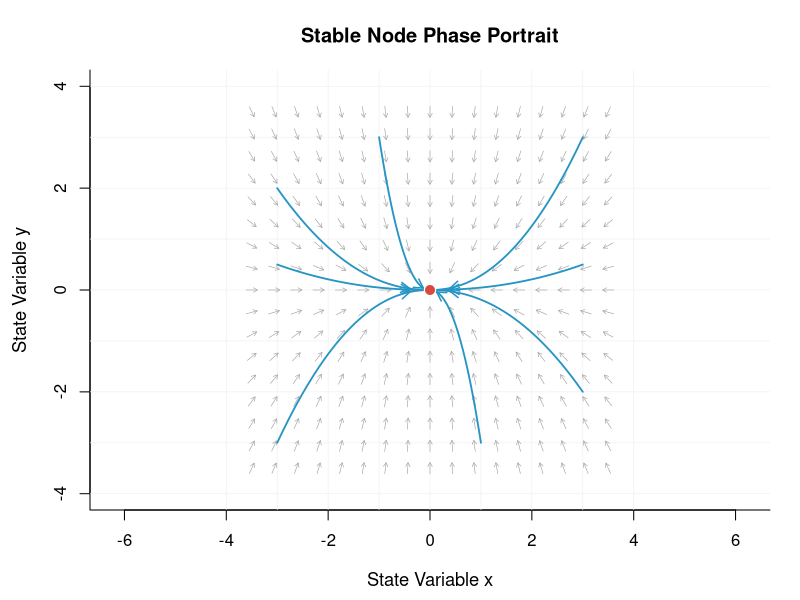
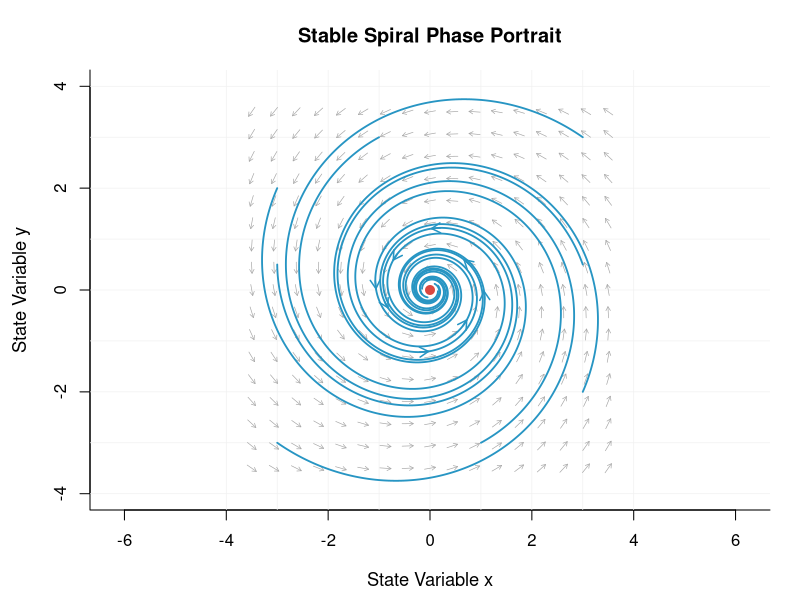
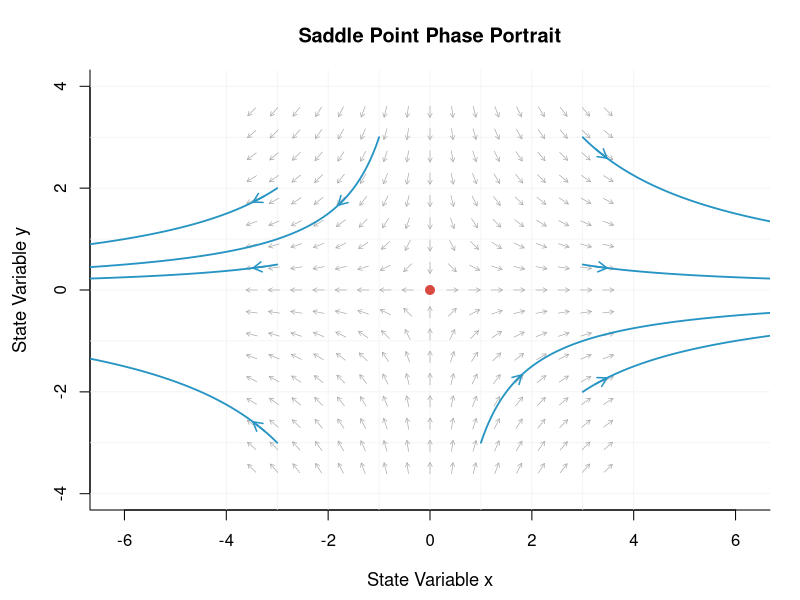
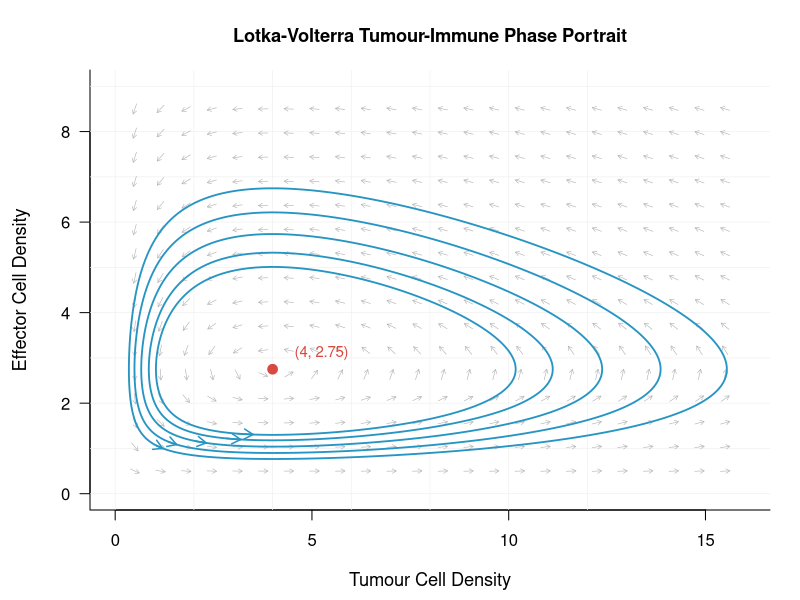

These figures' R source, in order:
## ---- chunk 1

phase_plot <- function(A, title, initials, tmax) {

  oldpar <- par(no.readonly = TRUE)
  on.exit(par(oldpar))

  par(mar = c(4.5, 4.5, 3.5, 1.5))

  plot(
    NA,
    xlim = c(-4, 4),
    ylim = c(-4, 4),
    xlab = "State Variable x",
    ylab = "State Variable y",
    main = title,
    asp = 1,
    bty = "l",
    cex.main = 1.2,
    cex.lab = 1.1)

  abline(h = seq(-4, 4, 1),
         v = seq(-4, 4, 1),
         col = "gray94", lwd = 0.7)

  coords <- seq(-3.5, 3.5, length.out = 17)
  field <- expand.grid(x = coords, y = coords)

  dx <- A[1,1]*field$x + A[1,2]*field$y
  dy <- A[2,1]*field$x + A[2,2]*field$y

magnitude <- sqrt(dx^2 + dy^2)

valid <- magnitude > 1e-10

field <- field[valid, ]
dx <- dx[valid] / magnitude[valid]
dy <- dy[valid] / magnitude[valid]

  arrows(
    field$x - 0.11*dx,
    field$y - 0.11*dy,
    field$x + 0.11*dx,
    field$y + 0.11*dy,
    length = 0.045,
    col = "gray65",
    lwd = 0.65
  )

  dt <- 0.01
  steps <- round(tmax / dt)

  for (initial in initials) {

    trajectory <- matrix(NA_real_, steps + 1, 2)
    trajectory[1, ] <- initial

    for (i in 1:steps) {

      state <- trajectory[i, ]

      k1 <- as.vector(A %*% state)
      k2 <- as.vector(A %*% (state + dt*k1/2))
      k3 <- as.vector(A %*% (state + dt*k2/2))
      k4 <- as.vector(A %*% (state + dt*k3))

      trajectory[i+1, ] <- state +
        dt*(k1 + 2*k2 + 2*k3 + k4)/6
    }

    lines(trajectory[,1],
          trajectory[,2],
          col = "#2795C3",
          lwd = 1.8)

    visible <- which(
      abs(trajectory[,1]) < 3.7 &
      abs(trajectory[,2]) < 3.7
    )

    if (length(visible) > 20) {
      k <- visible[round(length(visible)*0.4)]
      j <- min(k + 10, nrow(trajectory))

      arrows(trajectory[k,1], trajectory[k,2],
             trajectory[j,1], trajectory[j,2],
             col = "#2795C3",
             length = 0.1,
             lwd = 1.5)
    }
  }

  points(0, 0, pch = 21,
         bg = "#D94841",
         col = "white",
         cex = 1.5, lwd = 1.2)
}

initials <- list(
  c(-3, -3),
  c(-3, 2),
  c(3, 3),
  c(3, -2),
  c(-1, 3),
  c(1, -3),
  c(-3, 0.5),
  c(3, 0.5)
)

A_node <- matrix(
  c(-0.7, 0,
    0, -1.5),
  nrow = 2,
  byrow = TRUE
)

A_spiral <- matrix(
  c(-0.25, -1.4,
    1.4, -0.25),
  nrow = 2,
  byrow = TRUE
)

A_saddle <- matrix(
  c(0.7, 0,
    0, -0.7),
  nrow = 2,
  byrow = TRUE
)
## ---- chunk 2
phase_plot(
  A_node,
  "Stable Node Phase Portrait",
  initials,
  7
)
## ---- chunk 3
phase_plot(
  A_spiral,
  "Stable Spiral Phase Portrait",
  initials,
  12
)
## ---- chunk 4
phase_plot(
  A_saddle,
  "Saddle Point Phase Portrait",
  initials,
  4
)
## ---- chunk 5

# Model parameters
rho <- 1.1
eta <- 0.4
alpha <- 0.1
delta <- 0.4

# Lotka-Volterra tumour-immune equations
lotka_volterra <- function(T, E) {
  dT <- rho*T - eta*T*E
  dE <- alpha*T*E - delta*E
  return(c(dT, dE))
}

# Equilibrium
T_eq <- delta / alpha
E_eq <- rho / eta

# Plot setup
par(mar = c(4.5, 4.5, 3.5, 1.5))

plot(
  NA,
  xlim = c(0, 16),
  ylim = c(0, 9),
  xlab = "Tumour Cell Density",
  ylab = "Effector Cell Density",
  main = "Lotka-Volterra Tumour-Immune Phase Portrait",
  bty = "l",
  cex.main = 1.1,
  cex.lab = 1.1,
  las = 1
)

# Subtle background grid
abline(
  h = seq(0, 9, 1),
  v = seq(0, 12, 2),
  col = "gray94",
  lwd = 0.7
)

# Direction field
field <- expand.grid(
  T = seq(0.5, 15.5, length.out = 24),
  E = seq(0.5, 8.5, length.out = 16)
)

dT <- rho*field$T - eta*field$T*field$E
dE <- alpha*field$T*field$E - delta*field$E

magnitude <- sqrt(dT^2 + dE^2)
magnitude[magnitude == 0] <- 1

dT <- dT / magnitude
dE <- dE / magnitude

arrows(
  field$T - 0.12*dT,
  field$E - 0.12*dE,
  field$T + 0.12*dT,
  field$E + 0.12*dE,
  length = 0.045,
  col = "gray70",
  lwd = 0.6
)

# Initial conditions
initial_conditions <- list(
  c(4, 1.3),
  c(5, 1.2),
  c(6, 1.1),
  c(7, 1.0),
  c(8, 0.9)
)

# RK4 numerical integration
dt <- 0.01
steps <- 10000

for (initial in initial_conditions) {

  T <- numeric(steps + 1)
  E <- numeric(steps + 1)

  T[1] <- initial[1]
  E[1] <- initial[2]

  for (i in 1:steps) {

    k1 <- lotka_volterra(T[i], E[i])

    k2 <- lotka_volterra(
      T[i] + dt*k1[1]/2,
      E[i] + dt*k1[2]/2
    )

    k3 <- lotka_volterra(
      T[i] + dt*k2[1]/2,
      E[i] + dt*k2[2]/2
    )

    k4 <- lotka_volterra(
      T[i] + dt*k3[1],
      E[i] + dt*k3[2]
    )

    T[i+1] <- T[i] + dt/6 *
      (k1[1] + 2*k2[1] + 2*k3[1] + k4[1])

    E[i+1] <- E[i] + dt/6 *
      (k1[2] + 2*k2[2] + 2*k3[2] + k4[2])
  }

  # Smooth blue trajectories
  lines(T, E, col = "#2795C3", lwd = 1.8)

  # Direction arrow on each trajectory
  k <- which(
    T > 0.5 & T < 15.5 &
    E > 0.5 & E < 8.5
  )

  if (length(k) > 20) {

    start <- k[round(length(k)*0.3)]
    end <- min(start + 20, length(T))

    distance <- sqrt(
      (T[end] - T[start])^2 +
      (E[end] - E[start])^2
    )

    if (is.finite(distance) && distance > 0.01) {
      arrows(
        T[start], E[start],
        T[end], E[end],
        col = "#2795C3",
        lwd = 1.5,
        length = 0.1
      )
    }
  }
}

# Mark coexistence equilibrium
points(
  T_eq, E_eq,
  pch = 21,
  bg = "#D94841",
  col = "white",
  cex = 1.6,
  lwd = 1.2
)

# Equilibrium label
text(
  T_eq + 0.3,
  E_eq + 0.35,
  labels = "(4, 2.75)",
  col = "#D94841",
  cex = 0.9,
  pos = 4
)
